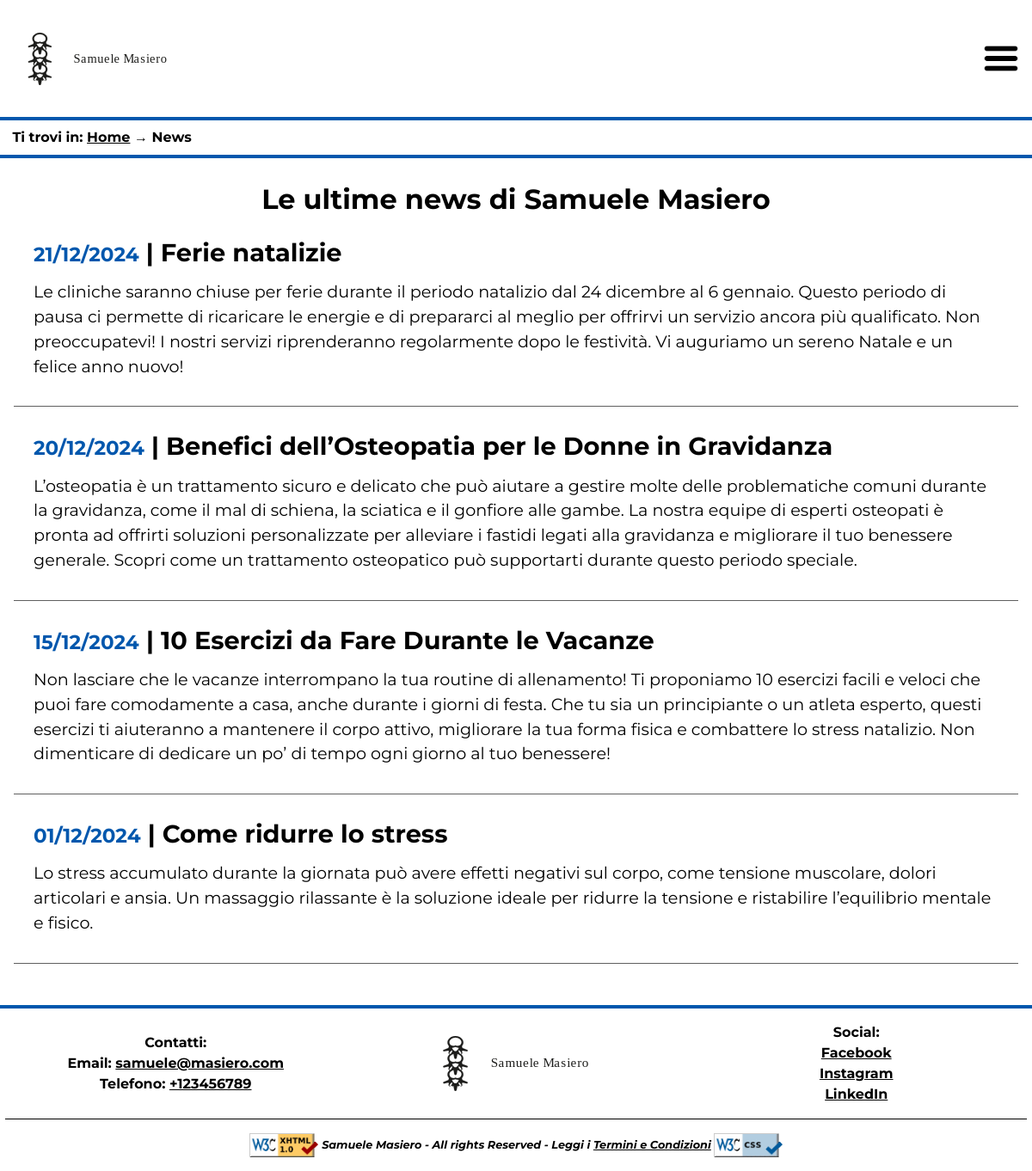
The page /php/news.php on the database its author committed.
### tables this page shows
CREATE TABLE News(
    ID SERIAL PRIMARY KEY,
    Titolo varchar(255) NOT NULL,
    Testo TEXT NOT NULL,
    Data date NOT NULL
);

### php/dbClass.php (called while the page is built, shortened)
<?php
    class DBConnection {
        private $con;
        public function getConnection() {
            try {
                $this->con = new mysqli(self::HOST, self::USER, self::PSW, self::DBNAME);
                mysqli_set_charset($this->con, 'utf8mb4');
                return $this->con;
            } catch (Exception $e) {
                return false;
            }
        }
        public function closeConnection($conn) {
            try{
                if ($this->con) {
                $this->con = null;
                return true;
                } else {
                    throw new Exception("Errore di chiusura della connessione al database");
                }
            } catch (Exception $e) {
                return false;
            }
        }
        public function getNews() {
            $query = "SELECT * FROM News ORDER BY ID DESC";
            $queryResult = mysqli_query($this->con, $query) or die(mysqli_error($this->con));
            if(mysqli_num_rows($queryResult) != 0){
                $result = array();
                while($row = mysqli_fetch_assoc($queryResult))
                {
                    $result[] = $row;
                }
                return $result;
            }
            else {
                return null;
            }
        }
    }
?>

### php/news.php (the view, shortened to what this page needs)
<?php
    require_once 'dbClass.php';
    function printArticle($id, $title, $text, $data) {
        $data_ita = new DateTime($data);
        $output="<article class=\"notizia\" id=\"".$id."\">";
        $output.="<h3><time datetime=\"".$data."\">".$data_ita->format('d/m/Y')."</time> | ". $title."</h3>";
        $output.="<p>".$text."</p>";
        $output.="</article>";
        return $output;
    }
    $paginaHTML = ob_get_clean();
    $db = new DBConnection();
    $connection = $db->getConnection();
    if($connection){
        $articles = $db->getNews();
        $toPrint = "<section>";
        if ($articles) {
            foreach ($articles as $article) {
                $toPrint .= printArticle($article['ID'], $article['Titolo'], $article['Testo'], $article['Data']);
            }
        } else {
            $toPrint = "<p>Non ci sono articoli</p>";
        }
        $toPrint.="</section>";
    }
    else {
        header("Location: ./../html/500.html");
        exit();
    }
    $paginaHTML = str_replace("{articles}", $toPrint, $paginaHTML);
    echo $paginaHTML;

### styles/style.css (style rules this page uses)
* { padding: 0em; margin: 0em; }
:root { --maincolor: #0057AD; --txtcolor: #000; --buttoncolor: #b8d3f4; --bgcolor: #FFF; --breadcolor: #FFF; --bordercolor: #606060; --linkcolor: #000; --visitedcolor: #3F6DEE; }
html, body { color: var(--txtcolor); background-color: var(--maincolor); }
body { font-size: 100%; font-family: "Montserrat", "Roboto", sans-serif; line-height: 1.5em; max-width: 1200px; margin: auto; }
a { color: var(--linkcolor); }
header { background-color: var(--bgcolor); display: flex; flex-direction: column; position: sticky; top: 0; overflow: hidden; font-weight: bold; z-index: 999; }
header > div { display: flex; justify-content: space-between; align-items: center; width: 100%; padding: 0.5em; }
header h1 { width: 2.4em; margin: 0.5em; padding: 0.5em; font-size: 3em; background-image: url(./../images/sm_logotipo.svg); background-size: contain; background-repeat: no-repeat; background-position: left; text-indent: -9999px; white-space: nowrap; overflow: hidden; flex-shrink: 0; }
#burger-menu, #hamburgerBtn { display: none; }
#breadcrumb { background-color: var(--breadcolor); color: var(--txtcolor); width: 100%; padding: 0.6em; padding-left: 1em; font-size: 1.2em; border-bottom: 4px solid var(--maincolor); border-top: 4px solid var(--maincolor); }
main { background-color: var(--bgcolor); color: var(--txtcolor); padding: 2em; line-height: 1.5em; min-height: 70vh; }
#homepage h2, #about h2, #account h2, #prenotazione h2, #sedi h2, #paginaNews h2, #condizioni h2, #dashboard h2, #confermaPrenotazione h2, #confermaNews h2, #notAuthorized h2 { font-size: 2em; text-align: center; margin: 1em; }
footer { background-color: var(--breadcolor); color: var(--txtcolor); text-align: center; padding: 1em 0.4em; border-top: 4px solid var(--maincolor); font-weight: bold; }
footer>p { display: inline; font-size: 0.8em; font-style: italic; }
.imgValidCode { vertical-align: middle; }
.colonne { display: flex; flex-wrap: wrap; border-bottom: 1px solid #000; padding-bottom: 1em; margin-bottom: 1em; align-items: center; }
.colonne div { color: var(--txtcolor); flex: 1; min-width: 200px; margin: 0 10px; text-align: center; }
.colonne ul { list-style-type: none; padding: 0; }
.colonne a { color: var(--linkcolor); }
.logo { height: 4em; width: auto; background-image: url(./../images/sm_logotipo.svg); background-size: contain; background-repeat: no-repeat; background-position: center; overflow: hidden; }
.notizia { display: block; text-align: left; margin: 2em 0em; border-bottom: 1px solid var(--bordercolor); padding-bottom: 2em; }
.notizia h3 { text-align: left; font-size: 1.8em; margin: 0.5em 0.8em; color: var(--txtcolor); }
.notizia h3 time { font-size: 0.8em; color: var(--maincolor); }
.notizia p { font-size: 1.2em; text-align: left; margin: 0em 1.2em; line-height: 1.5em; }

### styles/tablet.css (style rules this page uses)
main { padding: 1em; }
#hamburgerBtn { display: block; width: 3.5em; height: 3.5em; background: none; border: none; cursor: pointer; margin-left: auto; margin-right: 1.5em; }
#hamburgerBtn.closedMenu { background-image: url(./../images/closedMenu.png); background-size: contain; }
#breadcrumb { font-size: 1em; padding: 0.5em; padding-left: 0.9em; }
footer>p { display: inline; font-size: 0.8em; }
.imgValidCode { width: 5em; }
#content h2 { line-height: 1em; margin: 0.5em; text-align: center; }
.notizia h3 { text-align: left; line-height: 1em; }

### styles/mini.css (style rules this page uses)
main { padding: 0.5em; }
header > div { height: 5em; }
#hamburgerBtn { display: block; width: 3.5em; height: 3.5em; background: none; border: none; cursor: pointer; margin-left: auto; margin-right: 1.5em; }
#hamburgerBtn.closedMenu { background-image: url(./../images/closedMenu.png); background-size: contain; }
#breadcrumb { font-size: 0.8em; padding: 0.4em; padding-left: 0.8em; }
footer>p { display: block; font-size: 0.5em; }
.imgValidCode { width: 3em; }
.colonne { width: 100%; gap: 0.8em; flex-direction: column; }
.colonne div:first-child { order: 2; }
.colonne .logo { min-height: 60px; order: 1; }
.colonne div:last-child { order: 3; }
.colonne div:last-child li { display: inline-block; padding: 0.2em; }
#content { padding: 0.5em; }
#content h2 { line-height: 1.2em; margin: 0.5em; text-align: center; }
.notizia { flex-direction: column; }
.notizia h3 { text-align: left; line-height: 1em; }
.notizia p { text-align: left; }

### rows shown on the page
news: Data "21/12/2024", Titolo "Ferie natalizie", Testo "Le cliniche saranno chiuse per ferie durante il periodo natalizio dal 24 dicembre al 6 gennaio. Questo periodo di pausa ci permette di ricaricare le energie e di prepararci al meglio per offrirvi un servizio ancora più qualificato. Non preoccupatevi! I nostri servizi riprenderanno regolarmente dopo le festività. Vi auguriamo un sereno Natale e un felice anno nuovo!"
news: Data "20/12/2024", Titolo "Benefici dell’Osteopatia per le Donne in Gravidanza", Testo "L’osteopatia è un trattamento sicuro e delicato che può aiutare a gestire molte delle problematiche comuni durante la gravidanza, come il mal di schiena, la sciatica e il gonfiore alle gambe. La nostra equipe di esperti osteopati è pronta ad offrirti soluzioni personalizzate per alleviare i fastidi legati alla gravidanza e migliorare il tuo benessere generale. Scopri come un trattamento osteopatico può supportarti durante questo periodo speciale."
news: Data "15/12/2024", Titolo "10 Esercizi da Fare Durante le Vacanze", Testo "Non lasciare che le vacanze interrompano la tua routine di allenamento! Ti proponiamo 10 esercizi facili e veloci che puoi fare comodamente a casa, anche durante i giorni di festa. Che tu sia un principiante o un atleta esperto, questi esercizi ti aiuteranno a mantenere il corpo attivo, migliorare la tua forma fisica e combattere lo stress natalizio. Non dimenticare di dedicare un po’ di tempo ogni giorno al tuo benessere!"
news: Data "01/12/2024", Titolo "Come ridurre lo stress", Testo "Lo stress accumulato durante la giornata può avere effetti negativi sul corpo, come tensione muscolare, dolori articolari e ansia. Un massaggio rilassante è la soluzione ideale per ridurre la tensione e ristabilire l’equilibrio mentale e fisico."
